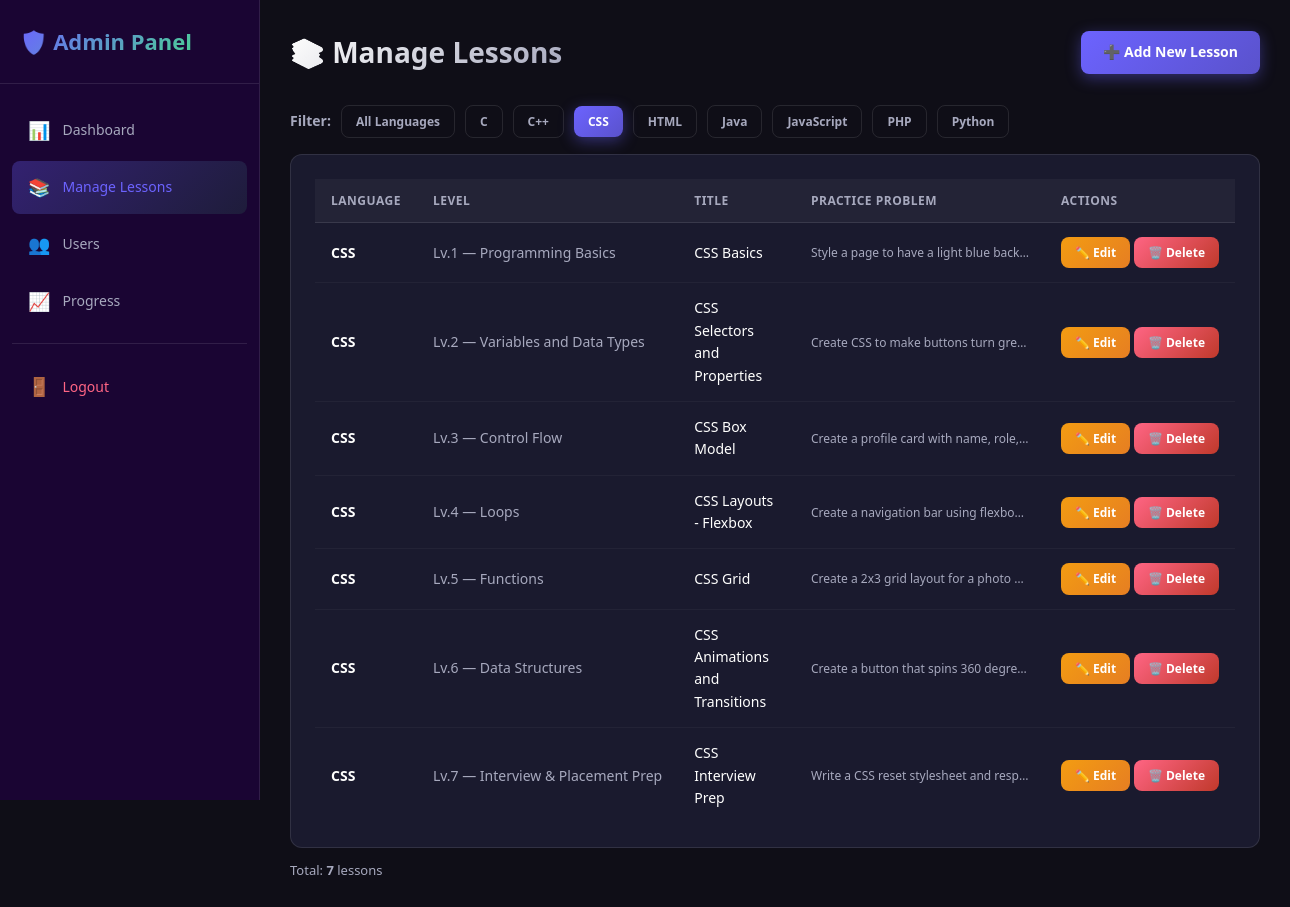
Screenshot of /manage_lessons.php?lang=8 (signed in) with the database file from the repository.
### tables this page shows
CREATE TABLE IF NOT EXISTS languages (
    id INT AUTO_INCREMENT PRIMARY KEY,
    name VARCHAR(100) NOT NULL,
    slug VARCHAR(50) NOT NULL UNIQUE,
    icon VARCHAR(10) DEFAULT '💻',
    description TEXT,
    color VARCHAR(20) DEFAULT '#4A90E2'
);

CREATE TABLE IF NOT EXISTS lessons (
    id INT AUTO_INCREMENT PRIMARY KEY,
    language_id INT NOT NULL,
    level_id INT NOT NULL,
    title VARCHAR(200) NOT NULL,
    theory TEXT NOT NULL,
    syntax_example TEXT,
    code_example TEXT,
    practice_problem TEXT,
    hint TEXT,
    solution TEXT,
    created_at DATETIME DEFAULT CURRENT_TIMESTAMP,
    FOREIGN KEY (language_id) REFERENCES languages(id) ON DELETE CASCADE,
    FOREIGN KEY (level_id) REFERENCES levels(id) ON DELETE CASCADE
);

CREATE TABLE IF NOT EXISTS levels (
    id INT AUTO_INCREMENT PRIMARY KEY,
    level_number INT NOT NULL,
    title VARCHAR(150) NOT NULL,
    description TEXT,
    xp_reward INT DEFAULT 100
);

### manage_lessons.php (the view, shortened to what this page needs)
<?php
$db = getDB();
$languages = $db->query("SELECT * FROM languages ORDER BY name")->fetch_all(MYSQLI_ASSOC);
$filterLang = (int)($_GET['lang'] ?? 0);
if ($filterLang) {
    $stmt = $db->prepare("SELECT ls.*, l.name as lang_name, lv.title as level_title, lv.level_number FROM lessons ls JOIN languages l ON l.id=ls.language_id JOIN levels lv ON lv.id=ls.level_id WHERE ls.language_id=? ORDER BY lv.level_number");
    $stmt->bind_param("i", $filterLang);
    $stmt->execute();
    $lessons = $stmt->get_result()->fetch_all(MYSQLI_ASSOC);
} else {
    $lessons = $db->query("SELECT ls.*, l.name as lang_name, lv.title as level_title, lv.level_number FROM lessons ls JOIN languages l ON l.id=ls.language_id JOIN levels lv ON lv.id=ls.level_id ORDER BY l.name, lv.level_number")->fetch_all(MYSQLI_ASSOC);
}
?>
<!DOCTYPE html>
<html lang="en">
<head>
    <link rel="stylesheet" href="../css/style.css">
</head>
<body>
<div class="layout">
    <aside class="sidebar admin-nav" id="sidebar">
        <div class="sidebar-logo">
            <div class="logo-text">🛡️ Admin Panel</div>
        </div>
        <nav class="sidebar-nav"><ul>
            <li><a href="admin_dashboard.php"><span class="icon">📊</span> Dashboard</a></li>
            <li><a href="manage_lessons.php" class="active"><span class="icon">📚</span> Manage Lessons</a></li>
            <li><a href="manage_users.php"><span class="icon">👥</span> Users</a></li>
            <li><a href="view_progress.php"><span class="icon">📈</span> Progress</a></li>
            <li style="margin-top:16px;border-top:1px solid rgba(255,255,255,0.1);padding-top:16px;">
                <a href="admin_logout.php" style="color:#FF6584 !important;"><span class="icon">🚪</span> Logout</a>
            </li>
        </ul></nav>
    </aside>
    <main class="main-content">
        <div class="topbar">
            <h1 class="page-title">📚 Manage Lessons</h1>
            <a href="?action=add" class="btn btn-primary">➕ Add New Lesson</a>
        </div>
        <div style="display:flex;gap:10px;margin-bottom:16px;align-items:center;flex-wrap:wrap;">
            <span style="font-size:14px;color:var(--text-muted);font-weight:600;">Filter:</span>
            <a href="manage_lessons.php" class="btn btn-sm <?= !$filterLang ? 'btn-primary' : 'btn-outline' ?>">All Languages</a>
            <?php foreach ($languages as $l): ?>
            <a href="?lang=<?= $l['id'] ?>" class="btn btn-sm <?= $filterLang == $l['id'] ? 'btn-primary' : 'btn-outline' ?>">
                <?= htmlspecialchars($l['name']) ?>
            </a>
            <?php endforeach; ?>
        </div>
        <div class="card">
            <table class="data-table">
                <thead>
                    <tr>
                        <th>Language</th>
                        <th>Level</th>
                        <th>Title</th>
                        <th>Practice Problem</th>
                        <th>Actions</th>
                    </tr>
                </thead>
                <tbody>
                    <?php foreach ($lessons as $les): ?>
                    <tr>
                        <td><strong><?= htmlspecialchars($les['lang_name']) ?></strong></td>
                        <td style="color:var(--text-muted);white-space:nowrap;">
                            Lv.<?= $les['level_number'] ?> — <?= htmlspecialchars($les['level_title']) ?>
                        </td>
                        <td><?= htmlspecialchars($les['title']) ?></td>
                        <td style="font-size:12px;color:var(--text-muted);max-width:250px;overflow:hidden;text-overflow:ellipsis;white-space:nowrap;">
                            <?= htmlspecialchars(substr($les['practice_problem'] ?? 'No problem set', 0, 80)) ?>
                        </td>
                        <td style="white-space:nowrap;">
                            <a href="?edit=<?= $les['id'] ?>" class="btn btn-sm btn-warning">✏️ Edit</a>
                            <a href="?delete=<?= $les['id'] ?>" class="btn btn-sm btn-danger"
                               onclick="return confirm('Delete lesson: <?= htmlspecialchars(addslashes($les['title'])) ?>?')">
                                🗑️ Delete
                            </a>
                        </td>
                    </tr>
                    <?php endforeach; ?>
                </tbody>
            </table>
        </div>
        <div style="margin-top:12px;font-size:13px;color:var(--text-muted);">
            Total: <strong><?= count($lessons) ?></strong> lessons
        </div>
    </main>
</div>
</body>
</html>

### style.css (style rules this page uses)
:root { --primary: #6C63FF; --primary-dark: #5A52CC; --secondary: #FF6584; --accent: #43E97B; --gold: #FFD700; --silver: #C0C0C0; --bg-dark: #0F0E17; --bg-card: #1A1A2E; --bg-sidebar: #16213E; --text-main: #FFFFFE; --text-muted: #A7A9BE; --text-dark: #2C2C54; --border: rgba(255,255,255,0.1); --shadow: 0 8px 32px rgba(0,0,0,0.3); --radius: 12px; --radius-sm: 8px; --transition: all 0.3s cubic-bezier(0.4, 0, 0.2, 1); }
*, *::before, *::after { box-sizing: border-box; margin: 0; padding: 0; }
body { font-family: 'Segoe UI', -apple-system, BlinkMacSystemFont, sans-serif; background: var(--bg-dark); color: var(--text-main); line-height: 1.6; min-height: 100vh; }
a { color: var(--primary); text-decoration: none; transition: var(--transition); }
.layout { display: flex; min-height: 100vh; }
.sidebar { width: 260px; background: var(--bg-sidebar); position: fixed; top: 0; left: 0; height: 100vh; overflow-y: auto; z-index: 100; border-right: 1px solid var(--border); transition: var(--transition); display: flex; flex-direction: column; }
.sidebar-logo { padding: 24px 20px; border-bottom: 1px solid var(--border); }
.sidebar-logo .logo-text { font-size: 22px; font-weight: 800; background: linear-gradient(135deg, var(--primary), var(--accent)); -webkit-background-clip: text; -webkit-text-fill-color: transparent; }
.sidebar-nav { padding: 20px 12px; flex: 1; }
.sidebar-nav ul { list-style: none; }
.sidebar-nav ul li a { display: flex; align-items: center; gap: 12px; padding: 12px 16px; border-radius: var(--radius-sm); color: var(--text-muted); font-size: 14px; font-weight: 500; margin-bottom: 4px; transition: var(--transition); }
.sidebar-nav ul li a:hover, .sidebar-nav ul li a.active { background: rgba(108, 99, 255, 0.2); color: var(--text-main); }
.sidebar-nav ul li a.active { background: linear-gradient(135deg, rgba(108,99,255,0.3), rgba(67,233,123,0.1)); color: var(--primary); }
.sidebar-nav ul li a .icon { font-size: 18px; }
.main-content { margin-left: 260px; flex: 1; padding: 30px; min-height: 100vh; }
.topbar { display: flex; align-items: center; justify-content: space-between; margin-bottom: 30px; }
.page-title { font-size: 28px; font-weight: 800; background: linear-gradient(135deg, var(--text-main), var(--text-muted)); -webkit-background-clip: text; -webkit-text-fill-color: transparent; }
.card { background: var(--bg-card); border: 1px solid var(--border); border-radius: var(--radius); padding: 24px; transition: var(--transition); }
.btn { display: inline-flex; align-items: center; gap: 8px; padding: 10px 22px; border-radius: var(--radius-sm); font-size: 14px; font-weight: 600; cursor: pointer; border: none; transition: var(--transition); text-decoration: none; }
.btn-primary { background: linear-gradient(135deg, var(--primary), var(--primary-dark)); color: white; box-shadow: 0 4px 15px rgba(108,99,255,0.4); }
.btn-warning { background: linear-gradient(135deg, #f39c12, #e67e22); color: white; }
.btn-danger { background: linear-gradient(135deg, var(--secondary), #c0392b); color: white; }
.btn-outline { background: transparent; border: 1px solid var(--border); color: var(--text-muted); }
.btn-sm { padding: 6px 14px; font-size: 12px; }
.data-table { width: 100%; border-collapse: collapse; font-size: 14px; }
.data-table th { text-align: left; padding: 12px 16px; background: rgba(255,255,255,0.04); color: var(--text-muted); font-weight: 600; font-size: 12px; text-transform: uppercase; letter-spacing: 0.5px; border-bottom: 1px solid var(--border); }
.data-table td { padding: 14px 16px; border-bottom: 1px solid rgba(255,255,255,0.04); vertical-align: middle; }
.data-table tr:last-child td { border-bottom: none; }
.admin-nav { background: #1a0533; }

### rows the page displays
languages: name "C"
languages: name "C++"
languages: name "CSS"
languages: name "HTML"
languages: name "Java"
languages: name "JavaScript"
languages: name "PHP"
languages: name "Python"
lessons: language.name "CSS", level.level_number "1", level.title "Programming Basics", title "CSS Basics", practice_problem "Style a page to have a light blue back…"
lessons: language.name "CSS", level.level_number "2", level.title "Variables and Data Types", title "CSS Selectors and Properties", practice_problem "Create CSS to make buttons turn gre…"
lessons: language.name "CSS", level.level_number "3", level.title "Control Flow", title "CSS Box Model", practice_problem "Create a profile card with name, role,…"
lessons: language.name "CSS", level.level_number "4", level.title "Loops", title "CSS Layouts - Flexbox", practice_problem "Create a navigation bar using flexbo…"
lessons: language.name "CSS", level.level_number "5", level.title "Functions", title "CSS Grid", practice_problem "Create a 2x3 grid layout for a photo…"
lessons: language.name "CSS", level.level_number "6", level.title "Data Structures", title "CSS Animations and Transitions", practice_problem "Create a button that spins 360 degre…"
lessons: language.name "CSS", level.level_number "7", level.title "Interview & Placement Prep", title "CSS Interview Prep", practice_problem "Write a CSS reset stylesheet and resp…"

### other values shown
count($lessons) "7"
